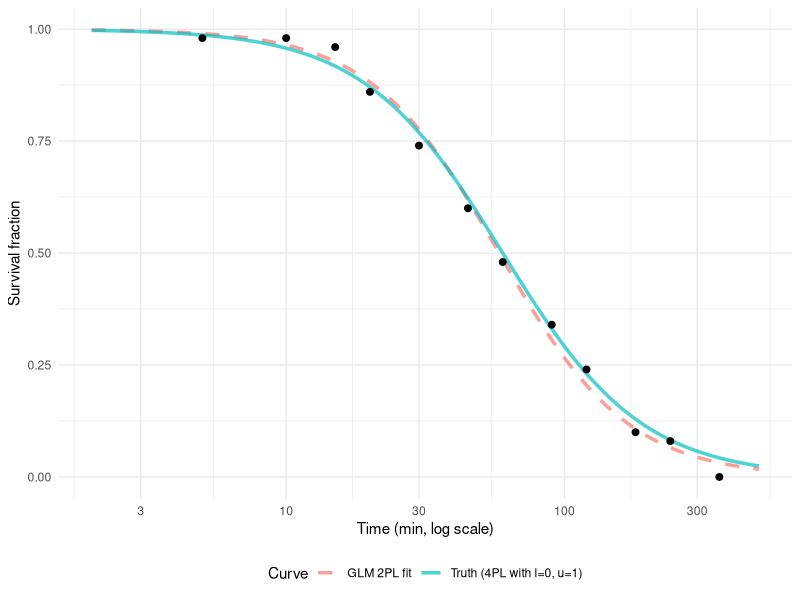

The R source for this figure:
## ---- chunk 1
#| label: glm-vs-4pl-setup
#| message: false
#| warning: false

library(ggplot2)
library(dplyr)

set.seed(20260507)

# True 4PL parameters (with asymptotes 0 and 1 so the GLM is well-specified)
ell_true <- 0
u_true   <- 1
k_true   <- 4
mid_true <- log10(60)

# Generate binomial data at a range of times
time_min <- c(5, 10, 15, 20, 30, 45, 60, 90, 120, 180, 240, 360)
n_per    <- 50
S_true   <- ell_true + (u_true - ell_true) / (1 + exp(k_true * (log10(time_min) - mid_true)))
dead     <- rbinom(length(time_min), size = n_per, prob = 1 - S_true)
alive    <- n_per - dead

# Standard binomial GLM (the 2PL fit)
fit_glm <- glm(cbind(alive, dead) ~ log10(time_min), family = binomial(link = "logit"))
b0      <- coef(fit_glm)[1]
b1      <- coef(fit_glm)[2]
k_hat   <- -b1
mid_hat <- -b0 / b1

sprintf("True parameters:    k = %.3f, mid = %.3f (LT50 = %.1f min)",
        k_true, mid_true, 10^mid_true)
sprintf("GLM-recovered:      k = %.3f, mid = %.3f (LT50 = %.1f min)",
        k_hat, mid_hat, 10^mid_hat)
sprintf("β0 = %.3f, β1 = %.3f", b0, b1)
## ---- chunk 2
#| label: fig-glm-vs-truth
#| fig-cap: "Simulated binomial-survival data (points) at 12 time points, with the true 4PL curve (solid) and the GLM 2PL fit (dashed). The two curves are visually indistinguishable when the asymptotes are 0 and 1 — confirming the 2PL is the GLM with $\\ell, u$ pinned, and `mid` recoverable from $-\\beta_0/\\beta_1$."
#| fig-height: 3.0

t_grid <- 10 ^ seq(log10(2), log10(500), length.out = 200)
S_truth <- ell_true + (u_true - ell_true) / (1 + exp(k_true * (log10(t_grid) - mid_true)))
S_glm   <- 1 / (1 + exp(-(b0 + b1 * log10(t_grid))))

df_curves <- tibble(
  time_min = rep(t_grid, 2),
  S        = c(S_truth, S_glm),
  Curve    = rep(c("Truth (4PL with l=0, u=1)", "GLM 2PL fit"), each = length(t_grid))
)
df_data <- tibble(time_min = time_min,
                  S = alive / (alive + dead))

ggplot() +
  geom_line(data = df_curves,
            aes(time_min, S, colour = Curve, linetype = Curve),
            linewidth = 1.2, alpha = 0.7) +
  geom_point(data = df_data, aes(time_min, S),
             colour = "black", size = 2) +
  scale_x_log10() +
  scale_linetype_manual(values = c("dashed", "solid")) +
  labs(x = "Time (min, log scale)", y = "Survival fraction") +
  theme_minimal(base_size = 11) +
  theme(legend.position = "bottom")
